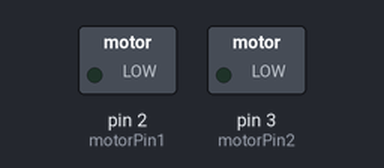
This sketch was run on a simulated Arduino Uno, built with avr-gcc and run on an emulated ATmega328P. Parts: switched loads named in the sketch (green lamp = pin HIGH).

Above: at 0.1 s.
At 1.1 s:
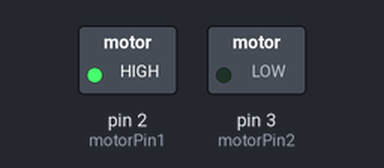
At 3.1 s:
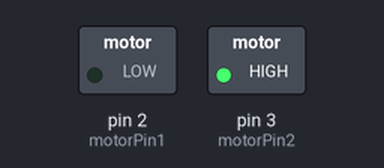
Timing chart, 0 to 40.0 s (numbered marks = the images above):
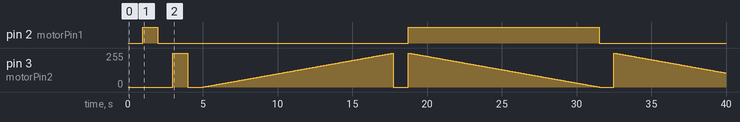

The sketch:

Motor_PWM_divModi.ino
```cpp
/* SW steuert einen Motor in beide Richtungen über zwei Kanäle
einer davon als PWM, damit wird auch Geschwindigkeit geregelt */

int motorPin1=2;
int motorPin2=3;                  // PWM

void setup(){
  pinMode(motorPin1, OUTPUT);    // Pin als Ausgang
  pinMode(motorPin2, OUTPUT);    // Pin als Ausgang
}

void motorStop(){
  digitalWrite(motorPin1,LOW);  // Beide Pns auf LOW
  digitalWrite(motorPin2,LOW);  // dann ist Motor aus
  delay(1000);
}

void loop(){
  motorStop();                    // Motor Stop
  digitalWrite(motorPin1, HIGH);  // Motor Vor
  digitalWrite(motorPin2, LOW);
  delay(1000);
  motorStop();                    // Motor Stop
  digitalWrite(motorPin1, LOW);   // Motor Rueck
  digitalWrite(motorPin2, HIGH);
  delay(1000);
  motorStop();                    // Motor Stop

  digitalWrite(motorPin1, LOW);   // Motor Vor, langsam zu schnell
  for (int i=0; i<255; i++){
    analogWrite(motorPin2, i);
    delay(50);
  }
  motorStop();                    // Motor Stop
  digitalWrite(motorPin1, HIGH);  // Motor Rueck, langsam zu schnell
  for (int i=255; i>0; i--){
    analogWrite(motorPin2, i);
    delay(50);
  }
  motorStop();                    // Motor Stop
  digitalWrite(motorPin1, LOW);   // Motor Vor, schnell zu langsam
  for (int i=255; i>0; i--){
    analogWrite(motorPin2, i);
    delay(50);
  }
  motorStop();                    // Motor Stop
  digitalWrite(motorPin1, HIGH);  // Motor Rueck, schnell zu langsam
  for (int i=0; i<255; i++){
    analogWrite(motorPin2, i);
    delay(50);
  }
  motorStop();                    // Motor Stop
}
```

Measured:
- by itself, pin 2 (motorPin1): LOW → HIGH at 1.0 s, → LOW 1.0 s later, → HIGH 16.8 s later, → LOW 12.8 s later
